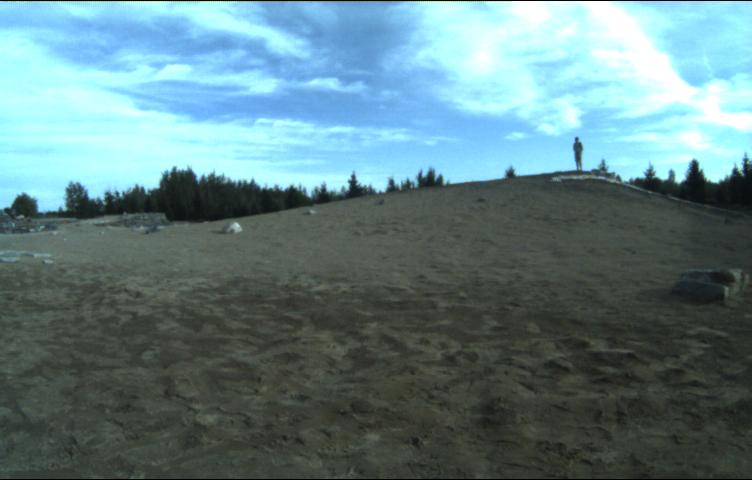
#> input picture templates/Frame_0.png, 752 x 480 px
$ jupyter execute --allow-errors 'Final Project Debugging.ipynb'   (shell and % lines are left out)
#> lines starting #> are read from the running program, lines starting #| are printed output that depends on the picture
[cell 1]
import matplotlib.pyplot as plt
import numpy as np
import cv2

img1 = plt.imread('Frame_0.png')
#> img1 is the input picture: shape (480, 752, 3) float32; mean R, G, B 0.389, 0.505, 0.521
img2 = plt.imread('Frame_2.png')
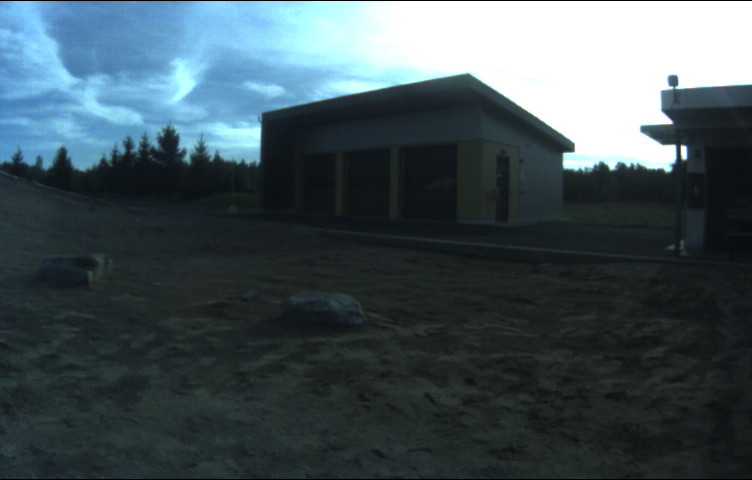
#> input picture templates/Frame_2.png, 752 x 480 px
#> img2 is the input picture: shape (480, 752, 3) float32; mean R, G, B 0.267, 0.327, 0.35

scale_percent = 40 # percent of original size
width = int(img1.shape[1] * scale_percent / 100)
#> width = 300
height = int(img2.shape[0] * scale_percent / 100)
#> height = 192
dim = (width, height)
#> dim = (300, 192)

img1 = cv2.resize(img1, dim, interpolation = cv2.INTER_LINEAR)
#> img1: shape (192, 300, 3) float32
img2 = cv2.resize(img2, dim, interpolation = cv2.INTER_LINEAR)
#> img2: shape (192, 300, 3) float32

img1 = (img1*255).astype(np.uint8)
img2 = (img2*255).astype(np.uint8)

plt.imshow(img1)

[cell 2]
import numpy as np
import cv2
import matplotlib.pyplot as plt

def detect_and_match(img1, img2, Draw = 0):
    """
    This function detects keypoints between 2 images using a corner detection method
    and then applies SIFT to determine scale-invariant descriptors that can be used to
    find matches between the images. After doing this, the kNN matching algorithm
    is applied with 2 nearest neighbours. The 2 matches per keypoint of the left image
    are then passed through Lowe's ratio test to determine one true match (removes False positives).

    Inputs:

    imgL: A uint8 RGB image
    imgR: A uint8 RGB image
    Draw: Plot matches and two images to visualize function working (default = no visualization)

    Returns:

    Matches: List of matches that pass the ratio test

    """
#> called with Draw = 1
    #Make sure image types are uint8
    imgL = img1.astype(np.uint8)
    imgR = img2.astype(np.uint8)

    #Convert images to grayscale
    gray_left = cv2.cvtColor(imgL, cv2.COLOR_BGR2GRAY)
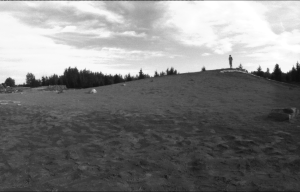
#> gray_left: shape (192, 300); min 13, max 255, mean 126.3
    gray_right = cv2.cvtColor(imgR, cv2.COLOR_BGR2GRAY)
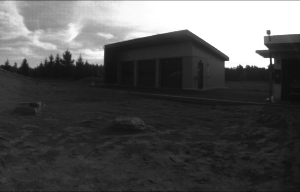
#> gray_right: shape (192, 300); min 11, max 255, mean 83

    #Create instance of SIFT and find keypoints in left and right grayscale images
    sift = cv2.SIFT_create(200)
    kpL, desL = sift.detectAndCompute(gray_left,None)
#> kpL = 145 keypoints; strongest (x, y, size): (277, 66, 2.5), (271, 71, 3), (277, 68, 3.9), (285, 69, 6.1)
    kpR, desR = sift.detectAndCompute(gray_right,None)
#> kpR = 99 keypoints; strongest (x, y, size): (264, 63, 7.9), (268, 32, 2.7), (228, 65, 4.9), (96, 56, 11.9)

    #Match keypoints using KNN, with a neighbourhood of 2
    bf = cv2.BFMatcher()
    matches = bf.knnMatch(desL, desR, k=2)
#> matches = 145 matches

    # Apply ratio test
    Matches = []
    for m,n in matches:
        if m.distance < 0.75*n.distance:
            Matches.append([m])
#> this loop made 145 passes
#> after the loop, Matches = 12 matches

    if Draw != 0:
        img3 = cv2.drawMatchesKnn(gray_left,kpL,gray_right,kpR,Matches,flags=2, outImg=None)
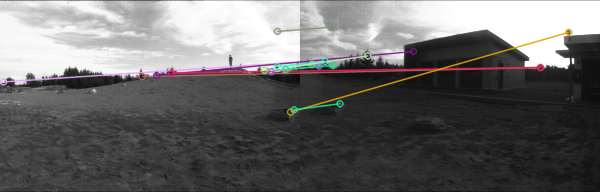
#> img3: shape (192, 600, 3); mean of channels 0, 1, 2 106.4, 105.1, 105.1; drawn as R, G, B
        plt.imshow(img3),plt.show()
    else:
        pass

    return Matches

[cell 3]
Mches = detect_and_match(img1, img2, 1)
#> Mches = 12 matches
